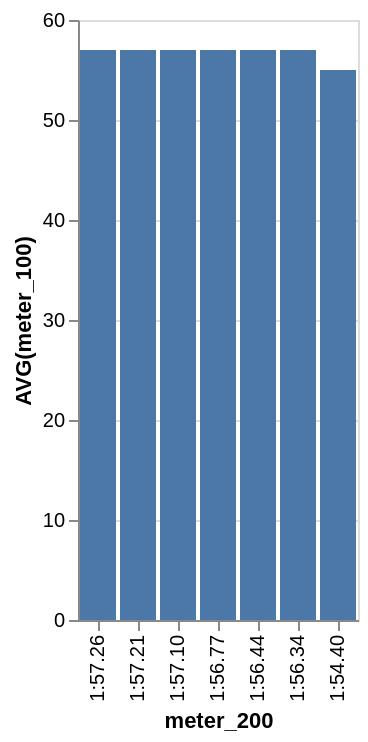

Vega-Lite specification for this chart:
### Vega-Lite specification from a JSON file in a GitHub repository (floating-point values rounded to 4 significant figures)
{"data": {"values": [{"x_data": "1:57.26", "y_data": 57}, {"x_data": "1:57.21", "y_data": 57}, {"x_data": "1:57.10", "y_data": 57}, {"x_data": "1:56.77", "y_data": 57}, {"x_data": "1:56.44", "y_data": 57}, {"x_data": "1:56.34", "y_data": 57}, {"x_data": "1:54.40", "y_data": 55}]}, "mark": "bar", "encoding": {"x": {"field": "x_data", "type": "nominal", "title": "meter_200", "sort": {"op": "sum", "field": "y_data", "order": "descending"}}, "y": {"field": "y_data", "type": "quantitative", "title": "AVG(meter_100)"}}}
